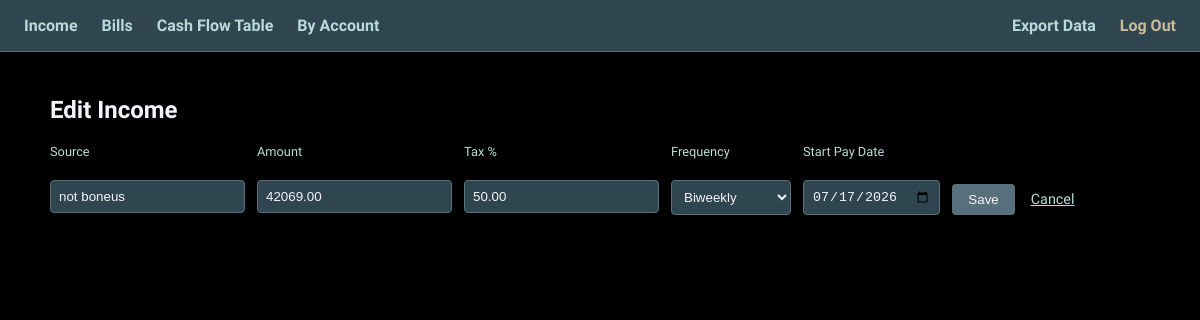
Before: /income/7/edit/ (signed in) with the older database file.
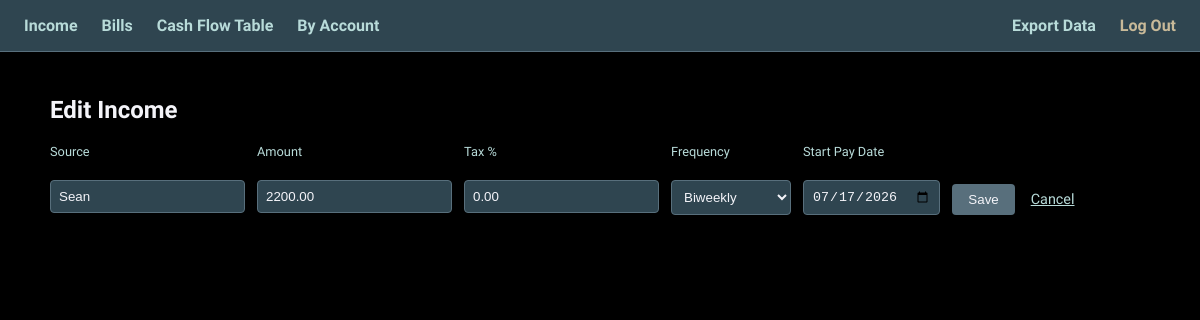
After: the same page with the newer database file.
### income/models.py (models this page shows, shortened)
class Income(models.Model):
    FREQUENCY_CHOICES = [
        ('weekly', 'Weekly'),
        ('biweekly', 'Biweekly'),
        ('semimonthly', 'Semi-Monthly'),
        ('monthly', 'Monthly'),
        ('onetime', 'One-Time'),
    ]
    owner = models.ForeignKey(User, on_delete=models.CASCADE)
    source = models.CharField(max_length=100)
    amount = models.DecimalField(max_digits=10, decimal_places=2)
    tax_deduction_percent = models.DecimalField(max_digits=5, decimal_places=2, default=0)
    frequency = models.CharField(max_length=12, choices=FREQUENCY_CHOICES)
    start_pay_date = models.DateField(help_text="The first known/anchor pay date")
    class Meta:
        ordering = ['source']

### income/views.py (the view)
# urls.py: path('<int:pk>/edit/', views.income_edit, name='income_edit'),
@login_required
def income_edit(request, pk):
    income = get_object_or_404(Income, pk=pk, owner=request.user)
    if request.method == 'POST':
        form = IncomeForm(request.POST, instance=income)
        if form.is_valid():
            form.save()
            return redirect('income_list')
    else:
        form = IncomeForm(instance=income)
    return render(request, 'income/income_edit.html', {'form': form, 'income': income})

### income/forms.py
class IncomeForm(forms.ModelForm):
    class Meta:
        model = Income
        fields = ['source', 'amount', 'tax_deduction_percent', 'frequency', 'start_pay_date']
        widgets = {
            'start_pay_date': forms.DateInput(attrs={'type': 'date'}),
            'source': forms.TextInput(attrs={'autofocus': True}),
        }

### income/templates/income/income_edit.html (shortened to what this page needs)
{% extends 'base.html' %}
{% block content %}
    <h2>Edit Income</h2>
    <form method="post" class="form-row" style="align-items:flex-start;">
        <div>
            <label for="{{ form.source.id_for_label }}">Source</label><br>
            {{ form.source }}
        </div>
        <div>
            <label for="{{ form.amount.id_for_label }}">Amount</label><br>
            {{ form.amount }}
        </div>
        <div>
            <label for="{{ form.tax_deduction_percent.id_for_label }}">Tax %</label><br>
            {{ form.tax_deduction_percent }}
        </div>
        <div>
            <label for="{{ form.frequency.id_for_label }}">Frequency</label><br>
            {{ form.frequency }}
        </div>
        <div>
            <label for="{{ form.start_pay_date.id_for_label }}">Start Pay Date</label><br>
            {{ form.start_pay_date }}
        </div>
        <div style="align-self:flex-end;">
            <button type="submit">Save</button>
            <a href="{% url 'income_list' %}" class="action-link" style="margin-left:12px;">Cancel</a>
        </div>
    </form>
{% endblock %}

Changed rows visible on the page:
changed Income "Biweekly": source "not boneus" → "Sean"; amount "42069.00" → "2200.00"; tax_deduction_percent "50.00" → "0.00"
